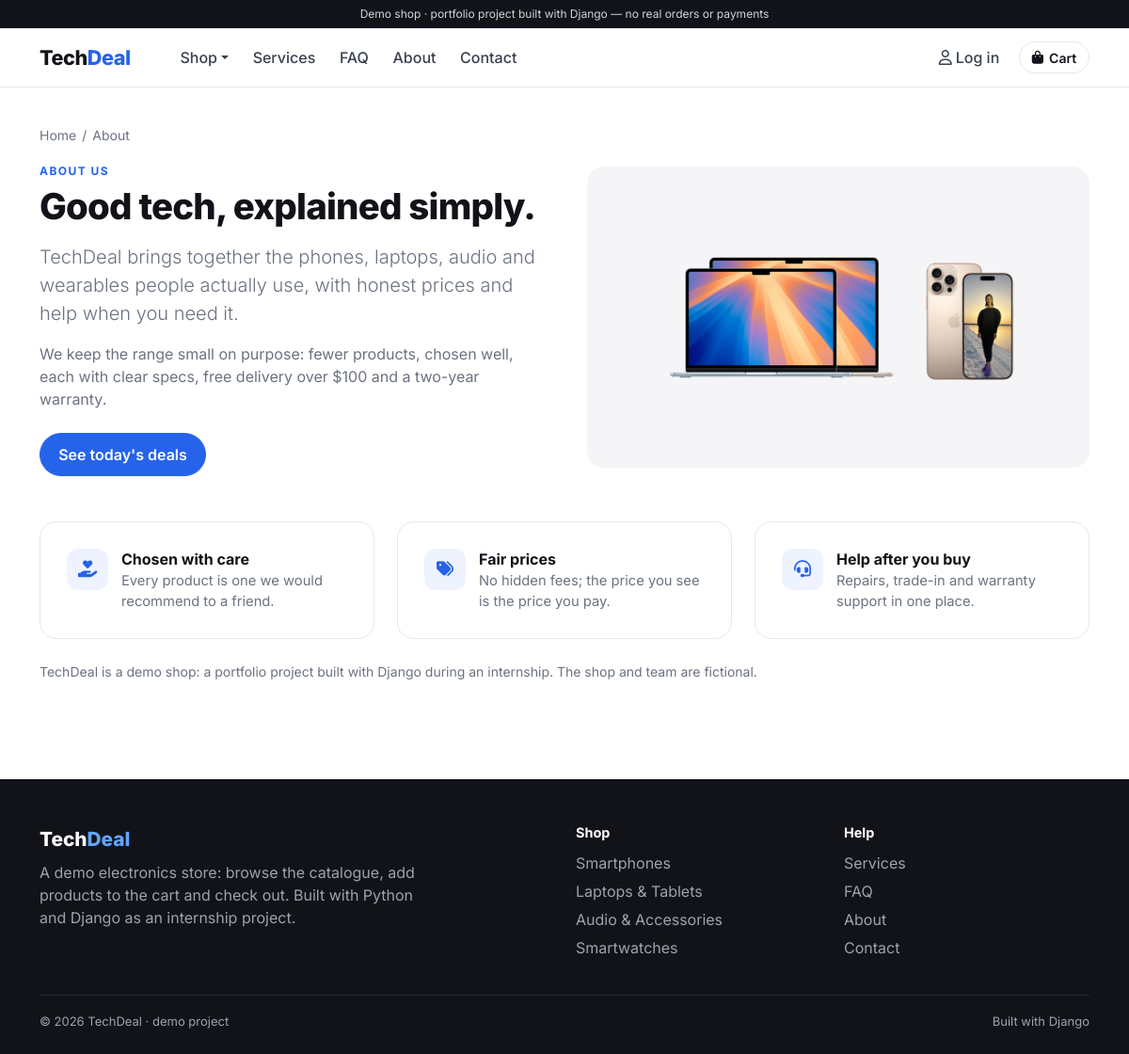
The page /about/ on the database its author committed.
### aplikacion/models.py (models this page shows, shortened)
class Category(models.Model):
    name = models.CharField(max_length=40)
    class Meta:
        verbose_name_plural = 'categories'
        ordering = ['id']

### aplikacion/views.py (the view)
# urls.py: path('about/', views.about_view, name='about'),
def about_view(request):
    return render(request, 'about.html', {'about': About.objects.first()})

### aplikacion/cart.py (called while the page is built)
    def count(self):
        return sum(self.items.values())

### aplikacion/context_processors.py (called while the page is built)
def shop(request):
    return {
        'allCategory': Category.objects.all(),
        'cart_count': Cart(request).count(),
    }

### aplikacion/templates/about.html (shortened to what this page needs)
{% extends 'index.html' %}
{% load static %}
{% block content %}
{% get_media_prefix as MEDIA %}
<div class="container section-sm">
    <div class="crumbs"><a href="{% url 'home' %}">Home</a><span>/</span>About</div>
    <div class="row g-4 g-lg-5 align-items-center">
        <div class="col-lg-6">
            <span class="eyebrow">About us</span>
            <h1 class="page-title mt-1">Good tech, explained simply.</h1>
            <p class="lead text-muted-2 mt-3">TechDeal brings together the phones, laptops, audio and wearables people actually use, with honest prices and help when you need it.</p>
            <p class="text-muted-2">We keep the range small on purpose: fewer products, chosen well, each with clear specs, free delivery over $100 and a two-year warranty.</p>
            <a class="btn btn-accent mt-2" href="{% url 'home' %}#deals">See today's deals</a>
        </div>
        <div class="col-lg-6">
            <div class="panel-soft d-flex align-items-center justify-content-center gap-3" style="min-height: 320px;">
                <img src="{{ MEDIA }}item/MacBookair.png" alt="" style="width: 55%;">
                <img src="{{ MEDIA }}item/iphone16pro.png" alt="" style="width: 22%;">
            </div>
        </div>
    </div>
    <div class="row g-3 g-md-4 mt-4">
        <div class="col-md-4"><div class="panel h-100"><div class="benefit"><i class="fa-solid fa-hand-holding-heart"></i><div><h3>Chosen with care</h3><p>Every product is one we would recommend to a friend.</p></div></div></div></div>
        <div class="col-md-4"><div class="panel h-100"><div class="benefit"><i class="fa-solid fa-tags"></i><div><h3>Fair prices</h3><p>No hidden fees; the price you see is the price you pay.</p></div></div></div></div>
        <div class="col-md-4"><div class="panel h-100"><div class="benefit"><i class="fa-solid fa-headset"></i><div><h3>Help after you buy</h3><p>Repairs, trade-in and warranty support in one place.</p></div></div></div></div>
    </div>
    <p class="text-muted-2 small mt-4 mb-0">TechDeal is a demo shop: a portfolio project built with Django during an internship. The shop and team are fictional.</p>
</div>
{% endblock %}

### aplikacion/templates/footer.html
<footer class="site-footer">
    <div class="container">
        <div class="row g-4">
            <div class="col-lg-6">
                <a class="brand" href="{% url 'home' %}">Tech<span>Deal</span></a>
                <p class="mt-2 mb-0" style="max-width: 420px;">A demo electronics store: browse the catalogue, add products to the cart and check out. Built with Python and Django as an internship project.</p>
            </div>
            <div class="col-6 col-lg-3">
                <h4>Shop</h4>
                <ul>{% for category in allCategory %}<li><a href="{% url 'category' category.pk %}">{{ category.name }}</a></li>{% endfor %}</ul>
            </div>
            <div class="col-6 col-lg-3">
                <h4>Help</h4>
                <ul>
                    <li><a href="{% url 'services' %}">Services</a></li>
                    <li><a href="{% url 'faq' %}">FAQ</a></li>
                    <li><a href="{% url 'about' %}">About</a></li>
                    <li><a href="{% url 'contact' %}">Contact</a></li>
                </ul>
            </div>
        </div>
        <div class="bottom d-flex flex-wrap justify-content-between gap-2">
            <span>© {% now "Y" %} TechDeal · demo project</span>
            <span>Built with Django</span>
        </div>
    </div>
</footer>

### aplikacion/static/css/site.css (style rules this page uses)
:root { --ink: #111318; --muted: #6b7280; --line: #e7e8ec; --soft: #f5f5f7; --accent: #2563eb; --accent-ink: #1d4ed8; --radius: 18px; }
* { -webkit-font-smoothing: antialiased; }
body { font-family: 'Inter', system-ui, -apple-system, sans-serif; color: var(--ink); background: #fff; }
a { color: var(--accent); }
img { max-width: 100%; }
.section-sm { padding-block: 40px; }
.page-title { font-weight: 800; letter-spacing: -0.02em; font-size: clamp(1.8rem, 3.2vw, 2.6rem); }
.eyebrow { font-size: 12px; font-weight: 700; letter-spacing: .12em; text-transform: uppercase; color: var(--accent); }
.text-muted-2 { color: var(--muted); }
.btn { border-radius: 999px; font-weight: 600; padding: .6rem 1.2rem; }
.btn-accent { background: var(--accent); border-color: var(--accent); color: #fff; }
.benefit { display: flex; gap: 14px; align-items: flex-start; }
.benefit i { width: 44px; height: 44px; border-radius: 12px; background: #eef3ff; color: var(--accent); display: inline-flex; align-items: center; justify-content: center; font-size: 18px; flex-shrink: 0; }
.benefit h3 { font-size: 1rem; font-weight: 700; margin: 2px 0 2px; }
.benefit p { margin: 0; color: var(--muted); font-size: .92rem; }
.crumbs { font-size: 14px; color: var(--muted); margin-bottom: 14px; }
.crumbs a { color: var(--muted); text-decoration: none; }
.crumbs span { margin: 0 6px; }
.panel { background: #fff; border: 1px solid var(--line); border-radius: var(--radius); padding: 28px; }
.panel-soft { background: var(--soft); border-radius: var(--radius); padding: 28px; }
.site-footer { background: var(--ink); color: #9ca3af; padding: 48px 0 24px; margin-top: 64px; }
.site-footer .brand { color: #fff; font-weight: 800; font-size: 1.3rem; text-decoration: none; }
.site-footer .brand span { color: #60a5fa; }
.site-footer h4 { color: #fff; font-size: .9rem; font-weight: 700; margin-bottom: 12px; }
.site-footer ul { list-style: none; padding: 0; margin: 0; }
.site-footer li { margin: 6px 0; }
.site-footer a { color: #9ca3af; text-decoration: none; }
.site-footer .bottom { border-top: 1px solid #262a33; margin-top: 32px; padding-top: 18px; font-size: 13px; }

### rows shown on the page
Category: name "Smartphones"
Category: name "Laptops & Tablets"
Category: name "Audio & Accessories"
Category: name "Smartwatches"
